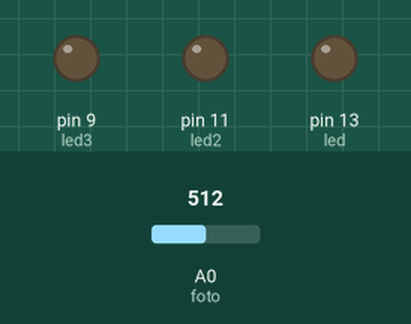
Recording of a sketch running on a simulated Arduino Uno, built with avr-gcc and run on an emulated ATmega328P. On the bench: output pins drawn as LEDs (lit = HIGH). The test bench sets the inputs (shaded band); at power-on: A0 (foto) = 512.

Above: at 1.2 s.
1.3 s: A0 (foto) set to 27
2.8 s: A0 (foto) set to 22
At 4.0 s:
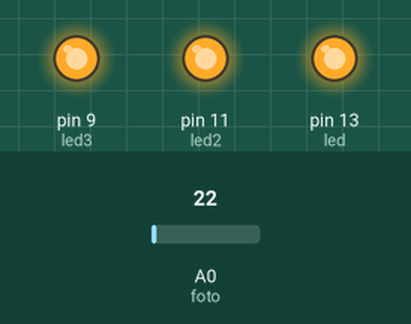
4.3 s: A0 (foto) set to 122
At 5.2 s:
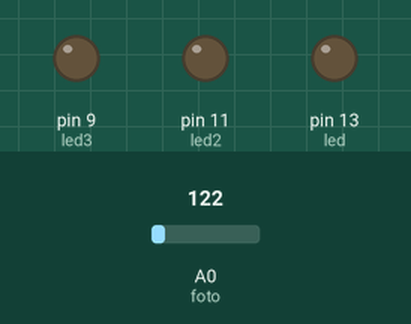
5.8 s: A0 (foto) set to 15
At 6.4 s:
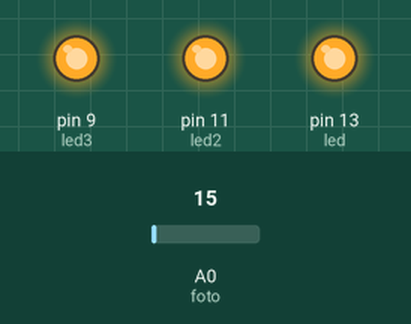
Timing chart, 0 to 8.3 s (numbered marks = the images above; inputs shaded):
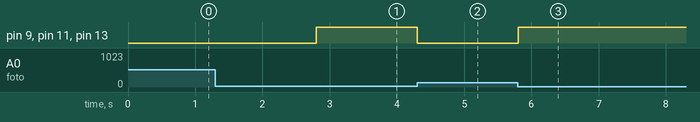

The sketch:

lampioni_.ino
```cpp
#define foto A0
#define led 13
#define led2 11
#define led3 9

int valFoto;
void setup()
{
  pinMode(foto, INPUT);
  pinMode(led, OUTPUT);
  pinMode(led2, OUTPUT);
  pinMode(led3, OUTPUT);

}

void loop()
{
  valFoto = analogRead(foto);
  if(valFoto <= 25){
    digitalWrite(led, HIGH);
    digitalWrite(led2, HIGH);
    digitalWrite(led3, HIGH);
  }
  else {
    digitalWrite(led, LOW);
    digitalWrite(led2, LOW);
    digitalWrite(led3, LOW);
  }
  delay(100);
}
```

Measured:
- the behaviour switches between 26 and 25 on A0 (foto) (found by bisection; images 0 and 1)
- after the input at 1.3 s, every drawn part: stays the same
- after the input at 2.8 s, pin 9 (led3), pin 11 (led2), pin 13 (led): LOW → HIGH at once
- after the input at 4.3 s, pin 9 (led3), pin 11 (led2), pin 13 (led): HIGH → LOW at once
- after the input at 5.8 s, pin 9 (led3), pin 11 (led2), pin 13 (led): LOW → HIGH at once
